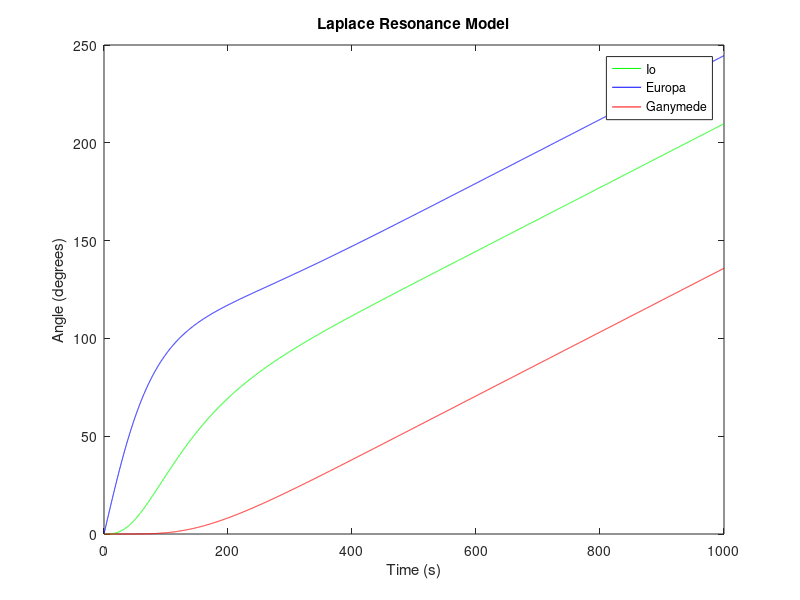

The MATLAB script that drew this image:
% Define initial conditions
t = 0:0.1:1000;
a = [421700, 671100, 1070400]; % semi-major axes in meters
e = [0.004, 0.009, 0.001]; % eccentricities
m = [8.93e22, 4.8e22, 1.48e23]; % masses in kg
G = 6.674e-11; % gravitational constant

% Calculate orbital periods and angular frequencies
P = 2*pi*sqrt(a.^3./(G*(m(1)+m(2)+m(3))));
omega = 2*pi./P;

% Define initial angles
theta = [0, 0, 0];

% Define function to calculate derivatives of theta (im using ode45)
dtheta_dt = @(t,theta) omega - [1, -2, 1].*omega.*cos([theta(1)-theta(2), theta(2)-theta(3), theta(1)-theta(3)]);

% Integrate the equations of motion
[t,theta] = ode45(dtheta_dt, t, theta);

% Convert angles to degrees
theta = rad2deg(theta);

% Plot the results
figure;
plot(t,theta(:,1),'g-',t,theta(:,2),'b-',t,theta(:,3),'r-');
xlabel('Time (s)');
ylabel('Angle (degrees)');
legend('Io','Europa','Ganymede');
title('Laplace Resonance Model');
